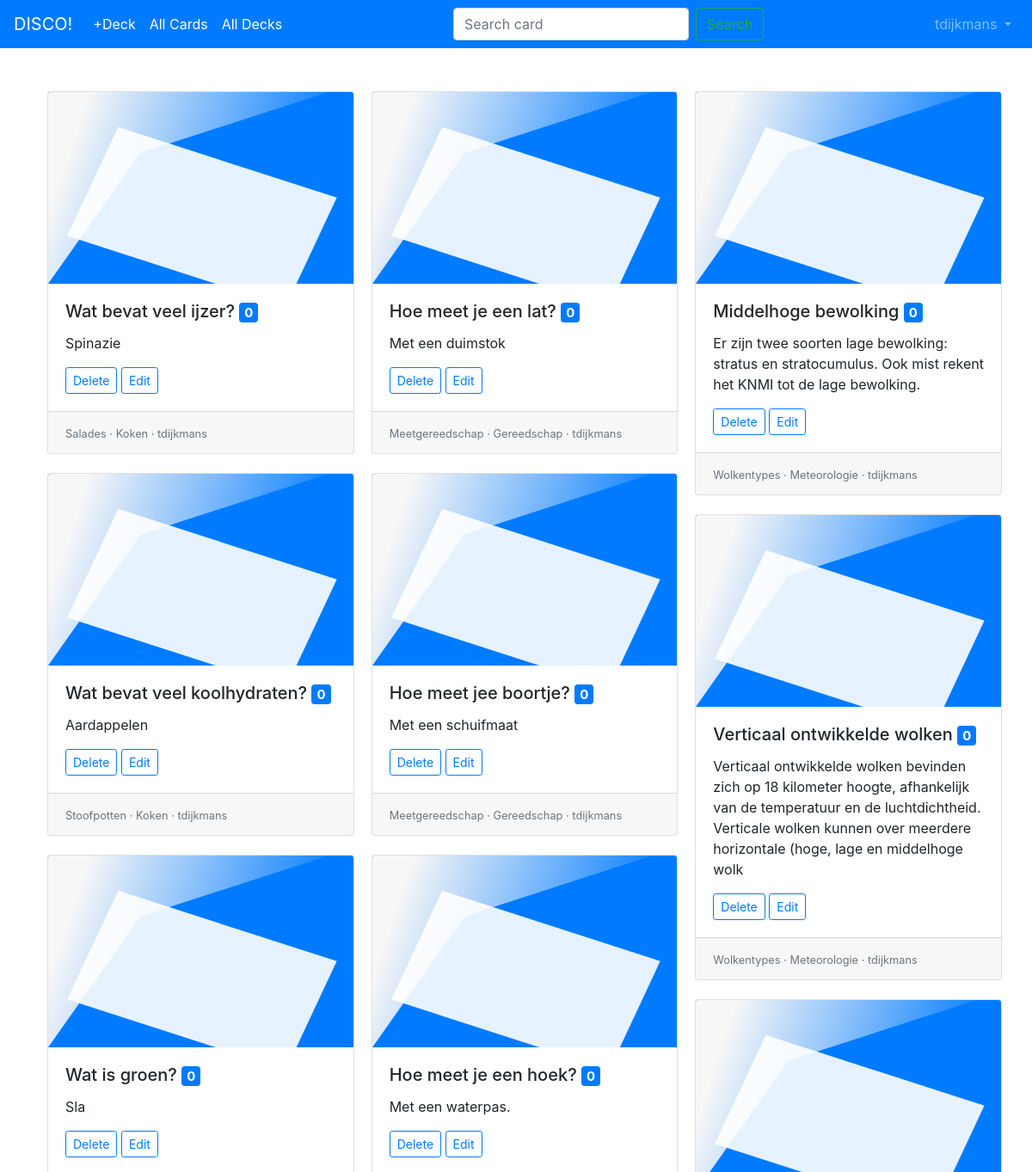
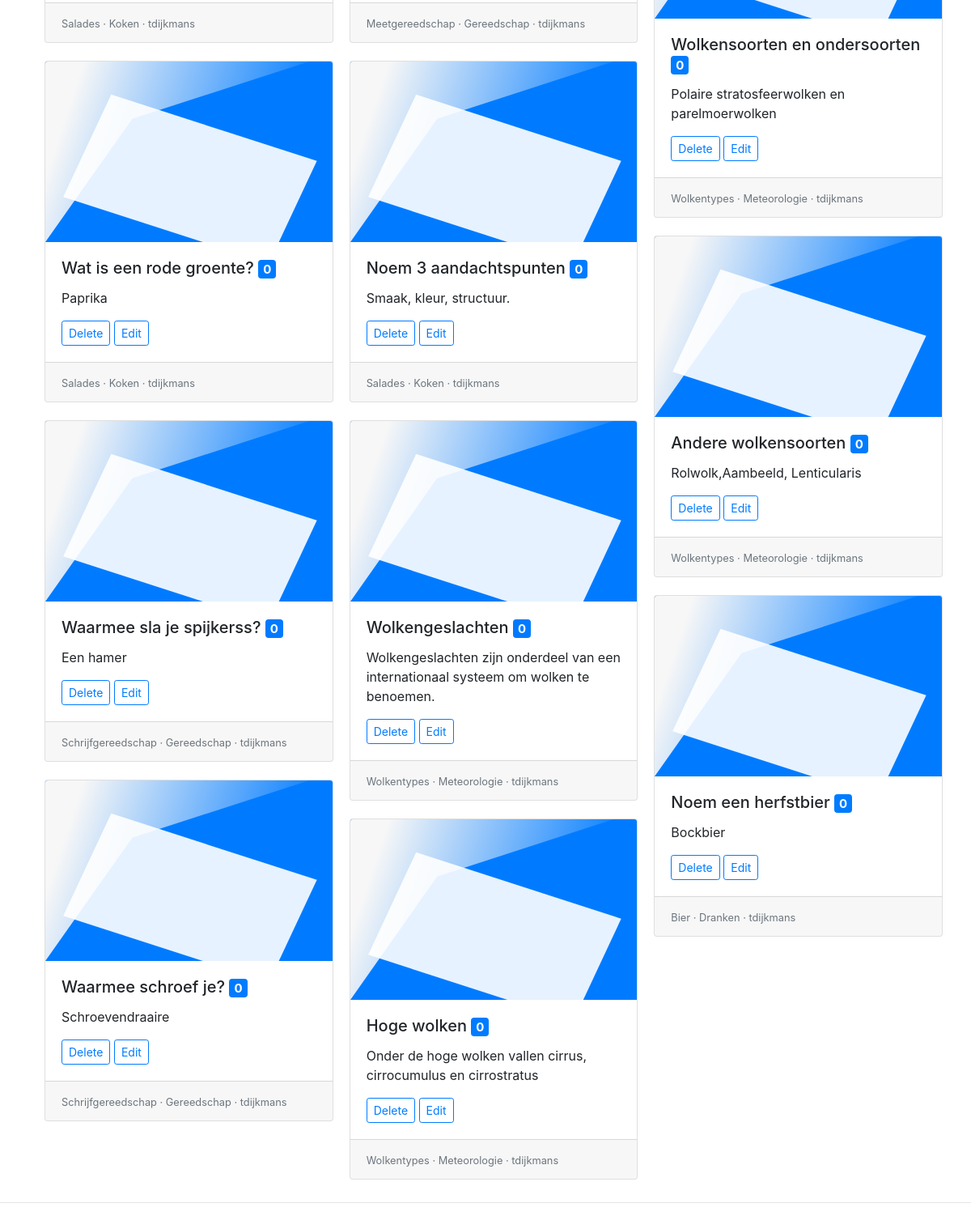
The page /card/all (signed in) on the database its author committed (2 pictures, top to bottom).
### cardmaker/models.py (models this page shows, shortened)
class Card(models.Model):
    question = models.CharField(max_length=200)
    answer = models.CharField(max_length=200)
    deck = models.ForeignKey(Deck, on_delete=models.CASCADE)

class Deck(models.Model):
    title = models.CharField(max_length=200)
    subject = models.CharField(max_length=200)
    description = models.TextField(max_length=500, blank=True)
    creator = models.ForeignKey(User, on_delete=models.CASCADE)
    def __str__(self):
        return self.title

### cardmaker/views.py (the view)
# urls.py: path('card/all', views.show_all_cards, name='all_cards'),
def show_all_cards(request):
    c_list = Card.objects.all()
    context = {'list_of_cards' : c_list}
    return render(request, 'show_all_cards.html', context)

### cardmaker/templates/show_all_cards.html (shortened to what this page needs)
{% extends "base.html" %}
{% load static %}
{% block content %}
<div class="container">
<div class="card-columns">
  {% for card in list_of_cards %}
  <div class="card">
    <img src="{% static "images/FlashCardImage.svg" %}" class="card-img-top" alt="...">
    <div class="card-body">
      <h5 class="card-title">{{ card.question }} <a href="/deck/{{deck.id}}" <span class="badge badge-primary">{{deck.card_set.all|length}}</a></span> </h5>
      <p class="card-text">{{card.answer}}</p>
      <form action="/card/delete/{{card.id}}/" method="post">
        <input type="submit" class="btn btn-outline-primary btn-sm" value="Delete">
        <a class="btn btn-outline-primary btn-sm" href="/deck/{{deck.id}}" role="button">Edit</a>
      </form>
    </div>
    <div class="card-footer">
      <small class="text-muted">
        {{card.deck}} · {{card.deck.subject}} · {{card.deck.creator}}{{deck.creator}}
      </small>
    </div>
  </div>
{% endfor %}
</div>
</div>
<hr>
{% endblock %}

### templates/base.html (shortened to what this page needs)
<!DOCTYPE html>
{% load static %}
<html lang="en" dir="ltr">
  <head>
      <link rel="stylesheet" href="https://stackpath.bootstrapcdn.com/bootstrap/4.4.1/css/bootstrap.min.css">
      <link rel="stylesheet" type= "text/css" href="{% static 'css/flip_card.css' %}">
  </head>
  <body>
    <nav class="navbar navbar-expand-lg navbar-dark bg-primary">
        <a class="navbar-brand" href="{% url 'all_decks' %}">DISCO!</a>
        <div class="collapse navbar-collapse" id="navbarSupportedContent">
          <ul class="navbar-nav mr-auto">
            <li class="nav-item active">
              <a class="nav-link" href="{% url 'create_deck' %}">+Deck</a>
            </li>
            <li class="nav-item active">
              <a class="nav-link" href="{% url 'all_cards' %}">All Cards</a>
            </li>
            <li class="nav-item active">
              <a class="nav-link" href="{% url 'all_decks' %}">All Decks</a>
            </li>
          </ul>
        <form class="form-inline my-2 my-lg-0">
            <input class="form-control mr-sm-2" type="search" placeholder="Search card" aria-label="Search">
            <button class="btn btn-outline-success my-2 my-sm-0" type="submit">Search</button>
          </form>
        <ul class="navbar-nav ml-auto">
            <li>
              {% if user.is_authenticated %}
                <li class="nav-item dropdown">
                  <a class="nav-link dropdown-toggle" href="#" id="navbarDropdown" role="button" data-toggle="dropdown">
                    {{ user.username }}
                  </a>
                </li>
              {% endif %}
              </li>
          </ul>
        </div>
    </nav>
<br>
  {% block content %}
  {% endblock %}
   </body>
</html>

### static/css/flip_card.css (style rules this page uses)
.card { margin: 10px 10px; }

### rows shown on the page
Card: question "Wat bevat veel ijzer?", card_set.all|length "0", answer "Spinazie", deck "Salades", deck.subject "Koken", deck.creator "tdijkmans"
Card: question "Wat bevat veel koolhydraten?", card_set.all|length "0", answer "Aardappelen", deck "Stoofpotten", deck.subject "Koken", deck.creator "tdijkmans"
Card: question "Wat is groen?", card_set.all|length "0", answer "Sla", deck "Salades", deck.subject "Koken", deck.creator "tdijkmans"
Card: question "Wat is een rode groente?", card_set.all|length "0", answer "Paprika", deck "Salades", deck.subject "Koken", deck.creator "tdijkmans"
Card: question "Waarmee sla je spijkerss?", card_set.all|length "0", answer "Een hamer", deck "Schrijfgereedschap", deck.subject "Gereedschap", deck.creator "tdijkmans"
Card: question "Waarmee schroef je?", card_set.all|length "0", answer "Schroevendraaire", deck "Schrijfgereedschap", deck.subject "Gereedschap", deck.creator "tdijkmans"
Card: question "Hoe meet je een lat?", card_set.all|length "0", answer "Met een duimstok", deck "Meetgereedschap", deck.subject "Gereedschap", deck.creator "tdijkmans"
Card: question "Hoe meet jee boortje?", card_set.all|length "0", answer "Met een schuifmaat", deck "Meetgereedschap", deck.subject "Gereedschap", deck.creator "tdijkmans"
Card: question "Hoe meet je een hoek?", card_set.all|length "0", answer "Met een waterpas.", deck "Meetgereedschap", deck.subject "Gereedschap", deck.creator "tdijkmans"
Card: question "Noem 3 aandachtspunten", card_set.all|length "0", answer "Smaak, kleur, structuur.", deck "Salades", deck.subject "Koken", deck.creator "tdijkmans"
Card: question "Wolkengeslachten", card_set.all|length "0", answer "Wolkengeslachten zijn onderdeel van een internationaal systeem om wolken te benoemen.", deck "Wolkentypes", deck.subject "Meteorologie", deck.creator "tdijkmans"
Card: question "Hoge wolken", card_set.all|length "0", answer "Onder de hoge wolken vallen cirrus, cirrocumulus en cirrostratus", deck "Wolkentypes", deck.subject "Meteorologie", deck.creator "tdijkmans"
Card: question "Middelhoge bewolking", card_set.all|length "0", answer "Er zijn twee soorten lage bewolking: stratus en stratocumulus. Ook mist rekent het KNMI tot de lage bewolking.", deck "Wolkentypes", deck.subject "Meteorologie", deck.creator "tdijkmans"
Card: question "Verticaal ontwikkelde wolken", card_set.all|length "0", answer "Verticaal ontwikkelde wolken bevinden zich op 18 kilometer hoogte, afhankelijk van de temperatuur en de luchtdichtheid. Verticale wolken kunnen over meerdere horizontale (hoge, lage en middelhoge wolk", deck "Wolkentypes", deck.subject "Meteorologie", deck.creator "tdijkmans"
Card: question "Wolkensoorten en ondersoorten", card_set.all|length "0", answer "Polaire stratosfeerwolken en parelmoerwolken", deck "Wolkentypes", deck.subject "Meteorologie", deck.creator "tdijkmans"
Card: question "Andere wolkensoorten", card_set.all|length "0", answer "Rolwolk,Aambeeld, Lenticularis", deck "Wolkentypes", deck.subject "Meteorologie", deck.creator "tdijkmans"
Card: question "Noem een herfstbier", card_set.all|length "0", answer "Bockbier", deck "Bier", deck.subject "Dranken", deck.creator "tdijkmans"

### other values the page prints
{{ user.username }} "tdijkmans"
